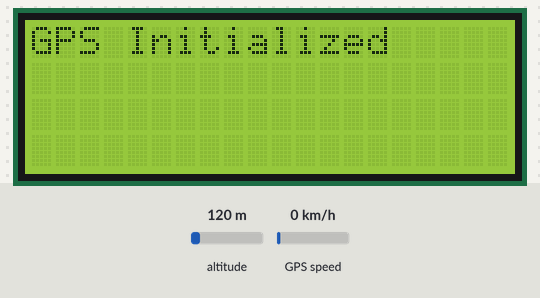
Simulated run of this program. Board: Raspberry Pi (BCM pin numbers). Shown: 20×4 character LCD. The test bench sets the inputs (shaded band); at power-on: altitude 120 m, GPS speed 0 km/h. The GPS gets a fix after 3 s at 37.7749, -122.4194 with 8 satellites; what the program prints to the terminal is not drawn.

Above: at 0.1 s.
At 2.2 s:
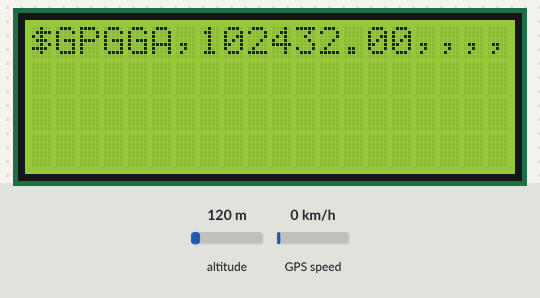
At 7.5 s:
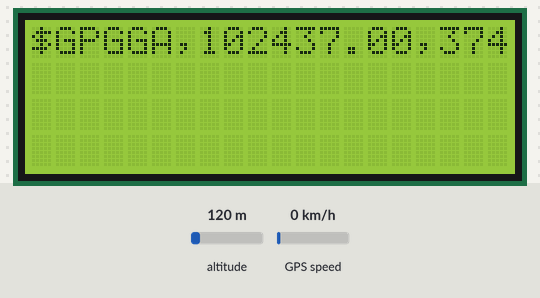
7.6 s: altitude set to 500 m
Timing chart, 0 to 10.6 s (numbered marks = the images above; inputs shaded):
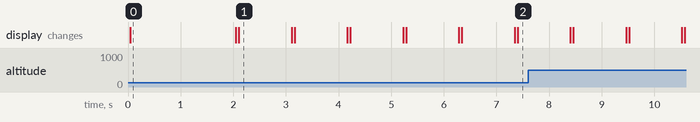

Measured:
- what the display in image 0 shows lasts 2.0 s, from 0.0 s to 2.0 s
- what the display in image 1 shows lasts 1.0 s, from 2.1 s to 3.1 s

The program:

v1.py
```python
import serial
import time
import adafruit_character_lcd.character_lcd_i2c as character_lcd
import board
import busio

# Set up serial connection for GPS
gps_port = '/dev/serial0'  # Use /dev/serial0 on Raspberry Pi
gps_serial = serial.Serial(gps_port, baudrate=9600, timeout=1)

# Set up I2C for LCD
i2c = busio.I2C(board.SCL, board.SDA)
lcd_columns = 20
lcd_rows = 4
lcd = character_lcd.Character_LCD_I2C(i2c, lcd_columns, lcd_rows)

# Function to read GPS data
def read_gps():
    while True:
        if gps_serial.in_waiting > 0:
            data = gps_serial.readline().decode('ascii', errors='replace')
            if data.startswith('$GPGGA'):
                print(data.strip())  # Print to terminal
                lcd.clear()
                lcd.message = data.strip()[:20]  # Display on LCD (limit to 20 characters)
                time.sleep(1)  # Delay for readability

try:
    print("Starting GPS reader...")
    lcd.message = "GPS Initialized"
    time.sleep(2)  # Show message for a bit
    lcd.clear()
    read_gps()
except KeyboardInterrupt:
    print("Program stopped.")
finally:
    gps_serial.close()
```
